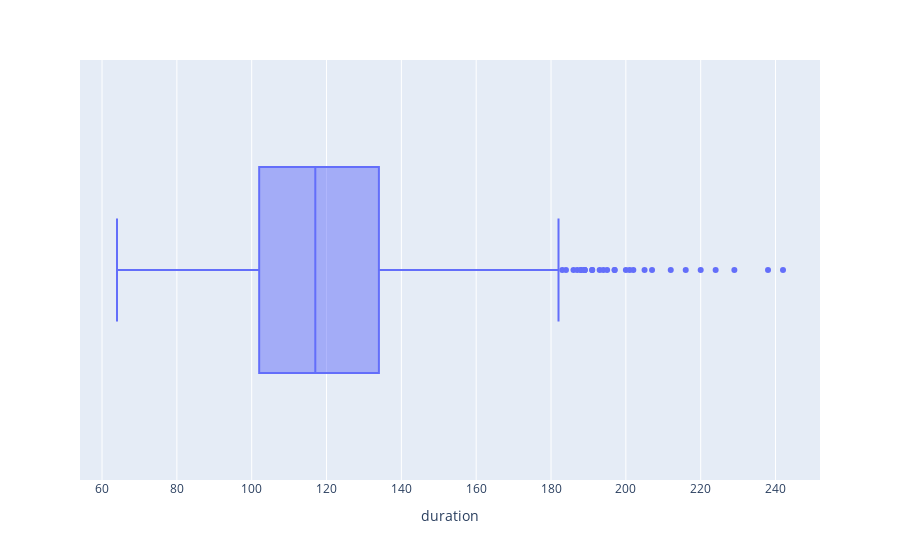

Notebook code for this chart:
### Markdown cell above
#### Use a box plot to display that same data.

### Code cell
# Answer:
px.box(movies, x="duration")

### Figure 1 — Plotly figure (JSON) as saved in the notebook; plotly's stock layout.template omitted (floating-point values rounded to 4 significant figures; data arrays with more than 128 entries replaced by an {"elided": "..."} marker saying what was removed)
{"data": [{"alignmentgroup": "True", "hovertemplate": "duration=%{x}<extra></extra>", "legendgroup": "", "marker": {"color": "#636efa"}, "name": "", "notched": false, "offsetgroup": "", "orientation": "h", "showlegend": false, "type": "box", "x": {"elided": "979 int values"}, "x0": " ", "xaxis": "x", "y0": " ", "yaxis": "y"}], "layout": {"boxmode": "group", "legend": {"tracegroupgap": 0}, "margin": {"t": 60}, "xaxis": {"anchor": "y", "domain": [0, 1], "title": {"text": "duration"}}, "yaxis": {"anchor": "x", "domain": [0, 1]}}}
